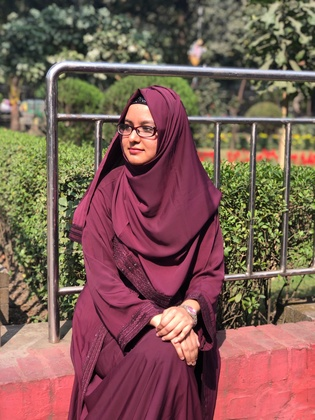
%> input picture Assignment1/input.jpg, 315 x 420 px, shrunk from 1200 x 1600 before the run
$ octave A2_20200104036.m   (GNU Octave 9; MATLAB toolbox functions it lacks are replaced by stand-ins)
%> lines starting %> are read from the running program, lines starting %| are printed output that depends on the picture
I = imread('input.jpg');
%> I is the input picture: size 420x315x3 uint8; mean R, G, B 127.6, 93.2, 85.4
I = rgb2gray(I);
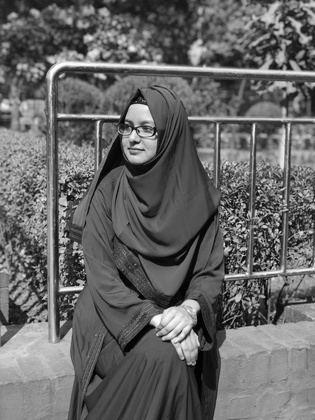
%> I: size 420x315 uint8; min 0, max 255, mean 102.6
figure;
imshow(I);
title('Input Image');

[rows, cols] = size(I);
%> rows = 420; cols = 315
mirror_image = zeros(rows, cols, 1 , 'uint8');
for i = 1:rows
    for j = 1:cols
        mirror_image(i, j) = I(i, cols-j+1);
    end
end
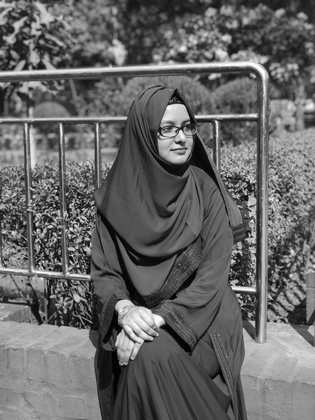
%> mirror_image: size 420x315 uint8; min 0, max 255, mean 102.6; mean of the top-left, top-right, bottom-left and bottom-right quarters 99.5, 103.9, 104.1, 102.9

figure;
imshow(mirror_image);
title('Mirror Image');

merged_image = cat(2, mirror_image, I);
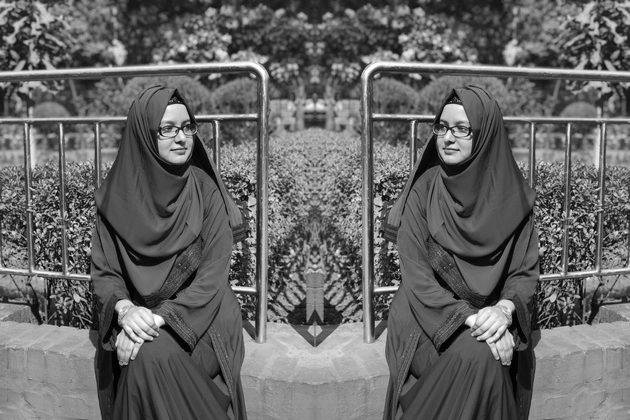
%> merged_image: size 420x630 uint8; min 0, max 255, mean 102.6
figure;
imshow(merged_image);
title('Output Image');

imwrite(merged_image, 'output.jpg');
